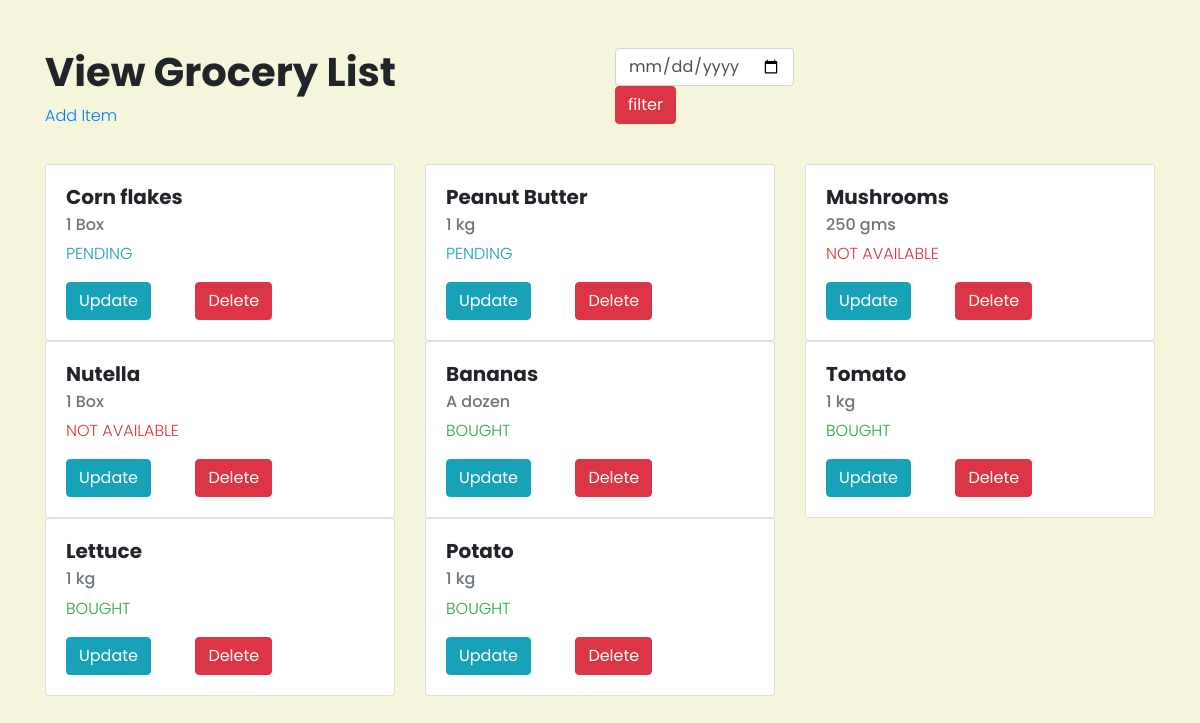
The page / on the database its author committed.
### list/models.py (models this page shows, shortened)
class Item(models.Model):
    ITEM_STATES = (
        ("BOUGHT", "Bought"),
        ("NOT AVAILABLE", "Unavailable"),
        ("PENDING", "Pending"),
    )
    item_name = models.CharField(help_text="Item name", max_length=30, unique_for_date="date_created", null=False, blank=False)
    quantity = models.CharField(help_text="Quantity", max_length=15)
    item_status = models.CharField(max_length=13, choices=ITEM_STATES)
    date_created = models.DateField(auto_now=False, null=False, blank=False)

### list/views.py (the view)
# urls.py: 2. Add a URL to urlpatterns:  path('', views.home, name='home')
def home(request):
    date_filter = DateFilter(request.GET, queryset=Item.objects.all())
    pending_item_list = list(DateFilter(request.GET, queryset=Item.objects.all()).qs.filter(item_status="PENDING"))
    unavailable_item_list = list(DateFilter(request.GET, queryset=Item.objects.all()).qs.filter(item_status="NOT AVAILABLE"))
    bought_item_list = list(DateFilter(request.GET, queryset=Item.objects.all()).qs.filter(item_status="BOUGHT"))
    return render(request, 'list/index.html',
                  {'pending_items': pending_item_list, 'unavailable_items': unavailable_item_list,
                   'bought_items': bought_item_list, 'date_filter': date_filter,})

### list/templates/list/index.html (shortened to what this page needs)
{% extends 'list/layout.html' %}
{% load static %}
{% load widget_tweaks %}
{% block content %}
    <div class="container mt-5">
            <div class="row">
                <div class="col-lg-6">
                    <h1>View Grocery List</h1>
                    <a href="{% url 'add' %}">Add Item</a>
                </div>
                <div class="col-lg-6 float-right">
                    <div class="row">
                        <form method="get">
                            <div class="col-lg-12">
                                {{ date_filter.form.date_created|attr:"class:form-control"|attr:"type:date" }}
                            </div>
                            <div class="col-lg-4">
                                <input type="submit" class="btn btn-danger" value="filter">
                            </div>
                        </form>
                    </div>
                </div>
            </div>
            <div class="row mt-4">
                {% for item in pending_items %}
                    <div class="col-lg-4">
                        <div class="card">
                            <div class="card-body">
                                <h5 class="card-title">{{ item.item_name }}</h5>
                                <h6 class="card-subtitle mb-2 text-muted">{{ item.quantity }}</h6>
                                <p class="text-info">{{ item.item_status }}</p>
                                <a class="btn btn-info" href="{% url 'update' item.id %}" style="margin-right: 20px">Update</a>
                                <a class="btn btn-danger" href="{% url 'delete' item.id %}" style="margin-left: 20px">Delete</a>
                            </div>
                        </div>
                    </div>
                {% endfor %}
                {% for item in unavailable_items %}
                    <div class="col-lg-4">
                        <div class="card">
                            <div class="card-body">
                                <h5 class="card-title">{{ item.item_name }}</h5>
                                <h6 class="card-subtitle mb-2 text-muted">{{ item.quantity }}</h6>
                                <p class="text-danger">{{ item.item_status }}</p>
                                <a class="btn btn-info" href="{% url 'update' item.id %}" style="margin-right: 20px">Update</a>
                                <a class="btn btn-danger" href="{% url 'delete' item.id %}" style="margin-left: 20px">Delete</a>
                            </div>
                        </div>
                    </div>
                {% endfor %}
                {% for item in bought_items %}
                    <div class="col-lg-4">
                        <div class="card">
                            <div class="card-body">
                                <h5 class="card-title">{{ item.item_name }}</h5>
                                <h6 class="card-subtitle mb-2 text-muted">{{ item.quantity }}</h6>
                                <p class="text-success">{{ item.item_status }}</p>
                                <a class="btn btn-info" href="{% url 'update' item.id %}" style="margin-right: 20px">Update</a>
                                <a class="btn btn-danger" href="{% url 'delete' item.id %}" style="margin-left: 20px">Delete</a>
                            </div>
                        </div>
                    </div>
                {% endfor %}
            </div>
        </div>
{% endblock%}

### list/templates/list/layout.html (shortened to what this page needs)
{% load static %}
<html>
    <head>
        <link rel="stylesheet" href="https://maxcdn.bootstrapcdn.com/bootstrap/4.4.1/css/bootstrap.min.css">
        <link rel="stylesheet" href="{% static '/css/style.css' %}">
    </head>
    <body>
        {% block content %}c{% endblock %}
    </body>
</html>

### static/css/style.css (style rules this page uses)
body { font-family: 'Poppins', sans-serif; font-weight: 300; background-color: beige; }
h1, h2, h3, h4, h5 { font-family: 'Poppins', sans-serif; font-weight: 700; }

### rows shown on the page
Item: item_name "Corn flakes", quantity "1 Box", item_status "PENDING"
Item: item_name "Peanut Butter", quantity "1 kg", item_status "PENDING"
Item: item_name "Mushrooms", quantity "250 gms", item_status "NOT AVAILABLE"
Item: item_name "Nutella", quantity "1 Box", item_status "NOT AVAILABLE"
Item: item_name "Bananas", quantity "A dozen", item_status "BOUGHT"
Item: item_name "Tomato", quantity "1 kg", item_status "BOUGHT"
Item: item_name "Lettuce", quantity "1 kg", item_status "BOUGHT"
Item: item_name "Potato", quantity "1 kg", item_status "BOUGHT"
